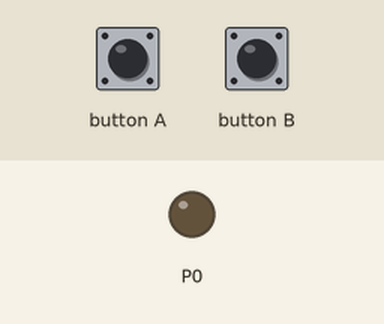
Recording of a program running on a simulated BBC micro:bit running MicroPython. On the bench: output pins drawn as LEDs (lit = HIGH). Inputs (shaded band) come from the test bench.

Above: at 1.2 s.
1.3 s: button A pressed for 0.15 s
At 2.5 s:
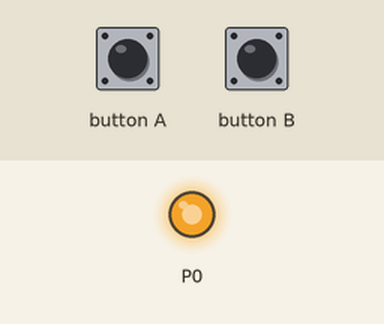
2.9 s: button B pressed for 0.15 s
At 3.9 s:
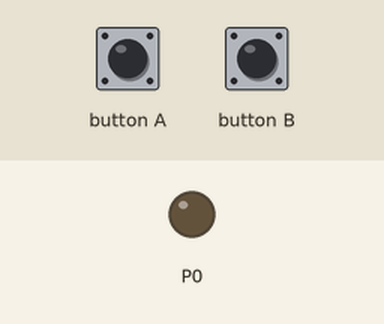
4.5 s: button B pressed for 1 s
At 5.1 s:
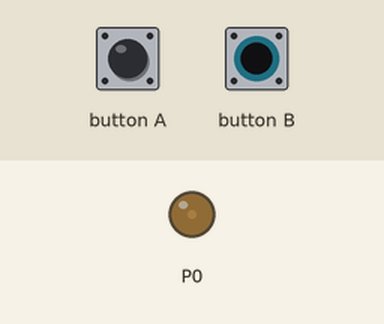
7.0 s: button A pressed for 1 s
At 8.2 s:
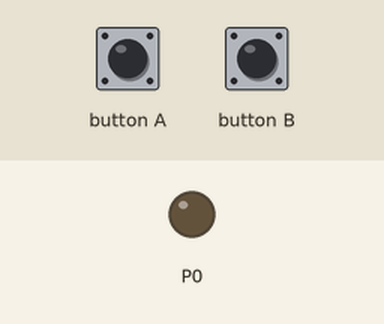
9.5 s: button A pressed for 3.2 s
At 10.1 s:
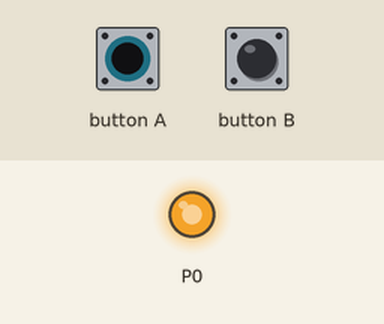
14.2 s: button A pressed 5 times (0.12 s each, 0.3 s apart)
At 15.8 s:
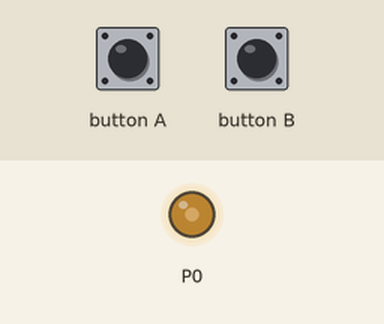
Timing chart, 0 to 17.3 s (numbered marks = the images above; inputs shaded):
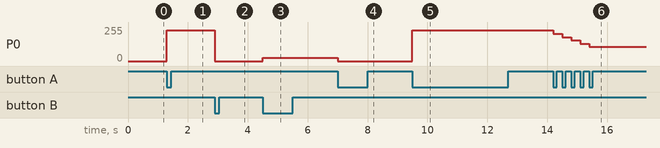

Measured:
- after the input at 1.3 s, P0: 0/255 → 230/255 at once
- after the input at 2.9 s, P0: 230/255 → 0/255 at once
- after the input at 4.5 s, P0: 0/255 → 25/255 at once
- after the input at 7.0 s, P0: 25/255 → 0/255 at once
- after the input at 9.5 s, P0: 0/255 → 230/255 at once
- after the input at 14.2 s, P0: moves from 230/255 to 106/255 over 1.2 s, starting at once

The program:

day2microbit.py
```python
# Imports go at the top
from microbit import *

index = 0
# Code in a 'while True:' loop repeats forever
while True:
    if button_a.was_pressed():
        index -= 100
    elif button_b.was_pressed():
        index += 100
    pin0.write_analog(index % 1024)
```
